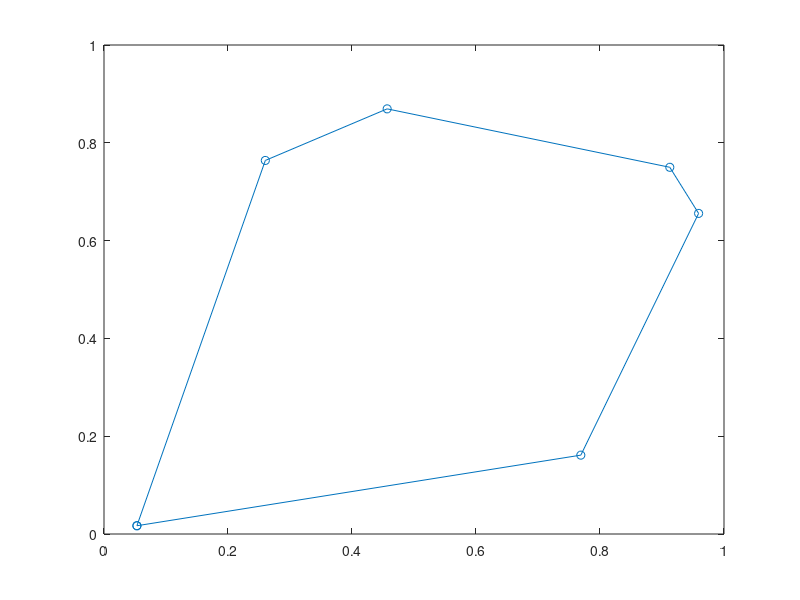

MATLAB code for this plot:
clear;
randPoints = rand(10, 2);
save("randPoints.txt", "randPoints", "-ascii")
clear;
data = importdata("randPoints.txt");
x_list = [];
y_list = [];
for point_idx = 1:10
    points(point_idx).x = data(point_idx, 1);
    points(point_idx).y = data(point_idx, 2);
    x_list = [x_list, points(point_idx).x];
    y_list = [y_list, points(point_idx).y];
end
x_min = min(x_list);
x_max = max(x_list);
y_min = min(y_list);
y_max = max(y_list);
[boardPoints_x, boardPoints_y] = meshgrid([x_min, x_max], [y_min, y_max]);
hold on
box on
K = convhull(data(:, 1), data(:, 2));
plot(data(K, 1), data(K, 2), '-o')